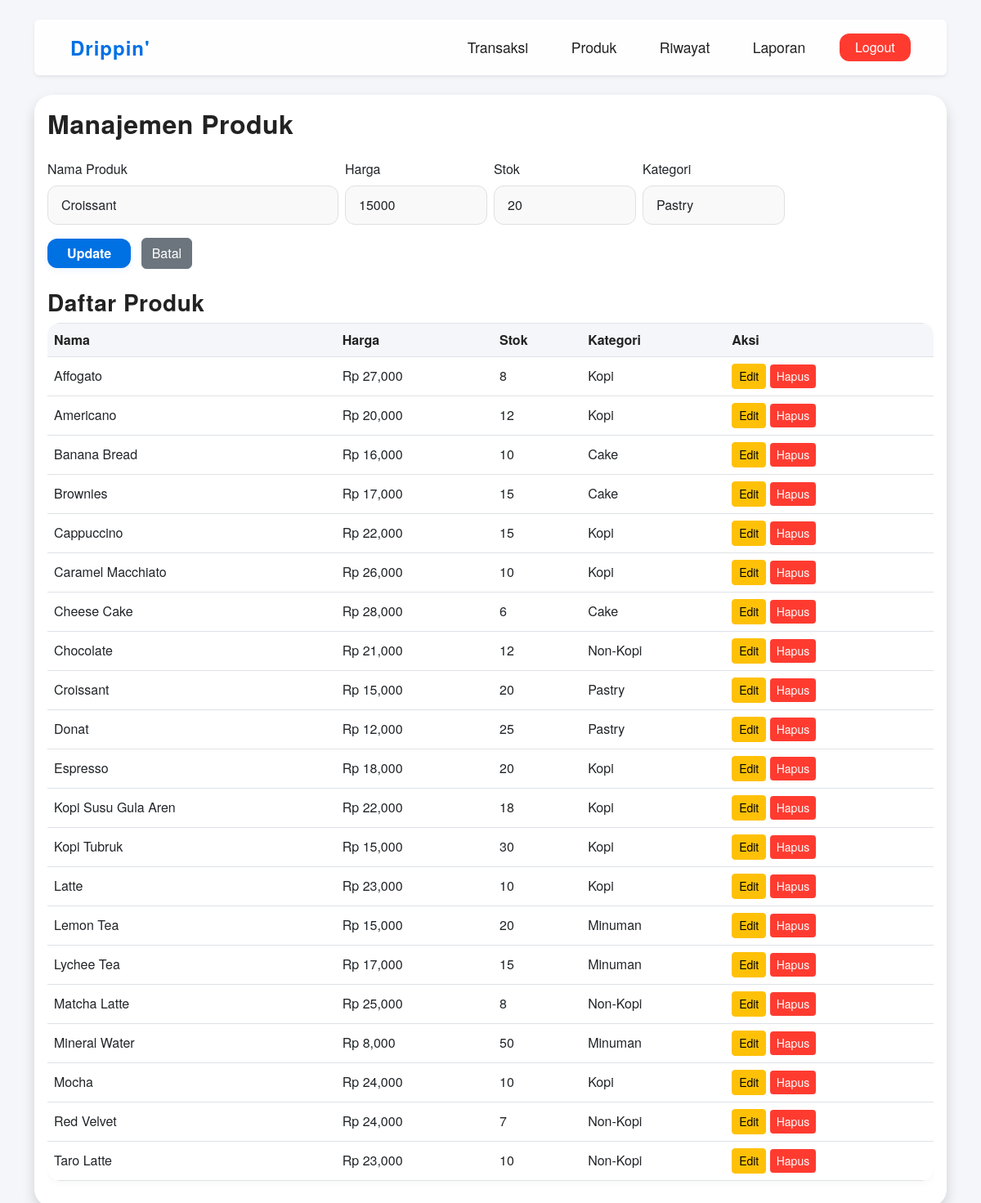
The page /produk.php?edit=7 (signed in) on the database its author committed.
### tables this page shows
CREATE TABLE `produk` (
  `id` int(11) NOT NULL,
  `nama_produk` varchar(100) NOT NULL,
  `harga` int(11) NOT NULL,
  `stok` int(11) NOT NULL,
  `kategori` varchar(50) NOT NULL
);

### produk.php (the view, shortened to what this page needs)
<?php
include 'config/db.php';
$edit = null;
if (isset($_GET['edit'])) {
    $id = $_GET['edit'];
    $q = mysqli_query($conn, "SELECT * FROM produk WHERE id='$id'");
    $edit = mysqli_fetch_assoc($q);
}
?>
<!DOCTYPE html>
<html>
<head>
    <link href="https://cdn.jsdelivr.net/npm/bootstrap@5.3.0/dist/css/bootstrap.min.css" rel="stylesheet">
    <link rel="stylesheet" href="assets/style.css">
</head>
<body class="page-fade">
<div class="container">
    <nav class="navbar navbar-expand-lg navbar-light bg-white shadow-sm rounded mb-4">
        <div class="container-fluid">
            <a class="navbar-brand fw-bold" href="#">Drippin'</a>
            <div>
                <a href="index.php" class="btn btn-link">Transaksi</a>
                <a href="produk.php" class="btn btn-link">Produk</a>
                <a href="riwayat.php" class="btn btn-link">Riwayat</a>
                <a href="laporan.php" class="btn btn-link">Laporan</a>
                <a href="logout.php" class="btn btn-danger ms-2">Logout</a>
            </div>
        </div>
    </nav>
    <div class="card shadow mb-4">
        <div class="card-body">
            <h2 class="mb-4">Manajemen Produk</h2>
            <form method="post" class="mb-4">
                <div class="row g-2 align-items-center">
                    <div class="col-md-4">
                        <label class="form-label">Nama Produk</label>
                        <input type="text" name="nama_produk" value="<?= $edit ? $edit['nama_produk'] : '' ?>" class="form-control" required>
                    </div>
                    <div class="col-md-2">
                        <label class="form-label">Harga</label>
                        <input type="number" name="harga" value="<?= $edit ? $edit['harga'] : '' ?>" class="form-control" required>
                    </div>
                    <div class="col-md-2">
                        <label class="form-label">Stok</label>
                        <input type="number" name="stok" value="<?= $edit ? $edit['stok'] : '' ?>" class="form-control" required>
                    </div>
                    <div class="col-md-2">
                        <label class="form-label">Kategori</label>
                        <input type="text" name="kategori" value="<?= $edit ? $edit['kategori'] : '' ?>" class="form-control" required>
                    </div>
                    <div class="col-md-12 mt-2">
                        <button class="btn btn-primary px-4" type="submit" name="<?= $edit ? 'edit' : 'tambah' ?>">
                            <?= $edit ? 'Update' : 'Tambah' ?>
                        </button>
                        <?php if ($edit) echo '<a class="btn btn-secondary ms-2" href="produk.php">Batal</a>'; ?>
                    </div>
                </div>
            </form>
            <h3 class="mt-4">Daftar Produk</h3>
            <div class="table-responsive">
                <table class="table table-bordered align-middle">
                    <tr><th>Nama</th><th>Harga</th><th>Stok</th><th>Kategori</th><th>Aksi</th></tr>
                    <?php
                    $q = mysqli_query($conn, "SELECT * FROM produk ORDER BY nama_produk");
                    while ($row = mysqli_fetch_assoc($q)) {
                        echo "<tr>
                            <td>{$row['nama_produk']}</td>
                            <td>Rp ".number_format($row['harga'])."</td>
                            <td>{$row['stok']}</td>
                            <td>{$row['kategori']}</td>
                            <td>
                                <a class='btn btn-warning btn-sm' href='?edit={$row['id']}'>Edit</a>
                                <a class='btn btn-danger btn-sm' href='?hapus={$row['id']}' onclick=\"return confirm('Hapus produk?')\">Hapus</a>
                            </td>
                        </tr>";
                    }
                    ?>
                </table>
            </div>
        </div>
    </div>
</div>
</body>
</html>

### assets/style.css (style rules this page uses)
body, html { background: #f5f6fa; font-family: 'Helvetica Neue', Helvetica, Arial, sans-serif; color: #222; min-height: 100vh; }
.navbar { background: rgba(255,255,255,0.95)!important; box-shadow: 0 2px 12px 0 rgba(0,0,0,0.04); border-radius: 18px; margin-top: 24px; margin-bottom: 32px; padding: 0.7rem 2rem; }
.navbar .navbar-brand { font-weight: 700; font-size: 1.5rem; letter-spacing: 1px; color: #0071e3 !important; }
.navbar .btn-link { color: #222 !important; font-weight: 500; font-size: 1.1rem; margin-right: 10px; transition: color 0.2s, background 0.2s; text-decoration: none !important; border-radius: 10px; padding: 6px 18px; }
.navbar .btn-danger { border-radius: 12px; font-weight: 500; padding: 0.3rem 1.2rem; }
.card { border-radius: 22px; border: none; box-shadow: 0 4px 24px 0 rgba(0,0,0,0.07); background: #fff; }
.card-title, h2, h3 { color: #222; font-weight: 700; letter-spacing: 0.5px; }
.btn-primary, .btn-success, .btn-info { border-radius: 12px; font-weight: 600; font-size: 1rem; box-shadow: 0 2px 8px 0 rgba(0,113,227,0.08); border: none; transition: background 0.2s, box-shadow 0.2s; }
.btn-primary { background: #0071e3; }
.btn-danger { background: #ff3b30; border: none; }
.table { background: #fff; border-radius: 16px; overflow: hidden; box-shadow: 0 2px 8px 0 rgba(0,0,0,0.04); }
.table th { background: #f5f6fa; color: #222; font-weight: 600; border: none; }
.table td { border: none; }
input, select, .form-control { border-radius: 12px !important; border: 1px solid #e0e0e0 !important; background: #f9f9f9 !important; font-size: 1rem; padding: 0.7rem 1rem; margin-bottom: 0.5rem; }
.page-fade { animation: pageFadeIn 0.5s cubic-bezier(.39,.575,.565,1.000); }

### rows shown on the page
produk: nama_produk "Croissant", harga "15000", stok "20", kategori "Pastry", harga "15,000"
produk: nama_produk "Affogato", harga "27,000", stok "8", kategori "Kopi"
produk: nama_produk "Americano", harga "20,000", stok "12", kategori "Kopi"
produk: nama_produk "Banana Bread", harga "16,000", stok "10", kategori "Cake"
produk: nama_produk "Brownies", harga "17,000", stok "15", kategori "Cake"
produk: nama_produk "Cappuccino", harga "22,000", stok "15", kategori "Kopi"
produk: nama_produk "Caramel Macchiato", harga "26,000", stok "10", kategori "Kopi"
produk: nama_produk "Cheese Cake", harga "28,000", stok "6", kategori "Cake"
produk: nama_produk "Chocolate", harga "21,000", stok "12", kategori "Non-Kopi"
produk: nama_produk "Donat", harga "12,000", stok "25", kategori "Pastry"
produk: nama_produk "Espresso", harga "18,000", stok "20", kategori "Kopi"
produk: nama_produk "Kopi Susu Gula Aren", harga "22,000", stok "18", kategori "Kopi"
produk: nama_produk "Kopi Tubruk", harga "15,000", stok "30", kategori "Kopi"
produk: nama_produk "Latte", harga "23,000", stok "10", kategori "Kopi"
produk: nama_produk "Lemon Tea", harga "15,000", stok "20", kategori "Minuman"
produk: nama_produk "Lychee Tea", harga "17,000", stok "15", kategori "Minuman"
produk: nama_produk "Matcha Latte", harga "25,000", stok "8", kategori "Non-Kopi"
produk: nama_produk "Mineral Water", harga "8,000", stok "50", kategori "Minuman"
produk: nama_produk "Mocha", harga "24,000", stok "10", kategori "Kopi"
produk: nama_produk "Red Velvet", harga "24,000", stok "7", kategori "Non-Kopi"
produk: nama_produk "Taro Latte", harga "23,000", stok "10", kategori "Non-Kopi"
